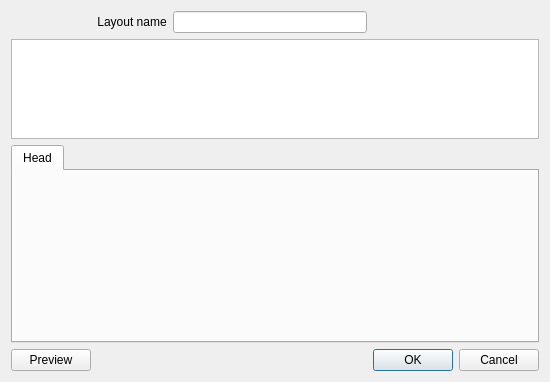
<ui version="4.0" >
 <class>PlaylistLayoutEditDialog</class>
 <widget class="QDialog" name="PlaylistLayoutEditDialog" >
  <property name="geometry" >
   <rect>
    <x>0</x>
    <y>0</y>
    <width>550</width>
    <height>382</height>
   </rect>
  </property>
  <property name="windowTitle" >
   <string>Dialog</string>
  </property>
  <layout class="QGridLayout" name="gridLayout" >
   <item row="0" column="0" >
    <spacer name="horizontalSpacer_2" >
     <property name="orientation" >
      <enum>Qt::Horizontal</enum>
     </property>
     <property name="sizeHint" stdset="0" >
      <size>
       <width>98</width>
       <height>20</height>
      </size>
     </property>
    </spacer>
   </item>
   <item row="0" column="1" >
    <widget class="QLabel" name="label" >
     <property name="layoutDirection" >
      <enum>Qt::RightToLeft</enum>
     </property>
     <property name="text" >
      <string>Layout name</string>
     </property>
     <property name="alignment" >
      <set>Qt::AlignCenter</set>
     </property>
    </widget>
   </item>
   <item row="0" column="2" >
    <widget class="QLineEdit" name="nameEdit" />
   </item>
   <item row="0" column="3" >
    <spacer name="horizontalSpacer_3" >
     <property name="orientation" >
      <enum>Qt::Horizontal</enum>
     </property>
     <property name="sizeHint" stdset="0" >
      <size>
       <width>122</width>
       <height>20</height>
      </size>
     </property>
    </spacer>
   </item>
   <item row="1" column="0" colspan="4" >
    <widget class="TokenListWidget" name="tokenPool" >
     <property name="sizePolicy" >
      <sizepolicy vsizetype="Preferred" hsizetype="MinimumExpanding" >
       <horstretch>0</horstretch>
       <verstretch>0</verstretch>
      </sizepolicy>
     </property>
     <property name="minimumSize" >
      <size>
       <width>0</width>
       <height>0</height>
      </size>
     </property>
     <property name="maximumSize" >
      <size>
       <width>16777215</width>
       <height>100</height>
      </size>
     </property>
     <property name="tabKeyNavigation" >
      <bool>true</bool>
     </property>
     <property name="selectionMode" >
      <enum>QAbstractItemView::SingleSelection</enum>
     </property>
     <property name="iconSize" >
      <size>
       <width>48</width>
       <height>48</height>
      </size>
     </property>
     <property name="textElideMode" >
      <enum>Qt::ElideNone</enum>
     </property>
     <property name="movement" >
      <enum>QListView::Static</enum>
     </property>
     <property name="isWrapping" stdset="0" >
      <bool>false</bool>
     </property>
     <property name="layoutMode" >
      <enum>QListView::Batched</enum>
     </property>
     <property name="gridSize" >
      <size>
       <width>72</width>
       <height>64</height>
      </size>
     </property>
     <property name="viewMode" >
      <enum>QListView::IconMode</enum>
     </property>
     <property name="modelColumn" >
      <number>0</number>
     </property>
     <property name="uniformItemSizes" >
      <bool>false</bool>
     </property>
     <property name="wordWrap" >
      <bool>true</bool>
     </property>
     <property name="mimeType" stdset="0">
      <string>application/x-amarok-tag-token</string>
     </property>
    </widget>
   </item>
   <item row="2" column="0" colspan="4" >
    <widget class="QTabWidget" name="elementTabs" >
     <property name="currentIndex" >
      <number>0</number>
     </property>
     <widget class="QWidget" name="tab" >
      <attribute name="title" >
       <string>Head</string>
      </attribute>
     </widget>
    </widget>
   </item>
   <item row="3" column="0" >
    <widget class="QPushButton" name="previewButton" >
     <property name="text" >
      <string>Preview</string>
     </property>
    </widget>
   </item>
   <item row="3" column="1" colspan="2" >
    <spacer name="horizontalSpacer" >
     <property name="orientation" >
      <enum>Qt::Horizontal</enum>
     </property>
     <property name="sizeHint" stdset="0" >
      <size>
       <width>308</width>
       <height>20</height>
      </size>
     </property>
    </spacer>
   </item>
   <item row="3" column="3" >
    <widget class="QDialogButtonBox" name="buttonBox" >
     <property name="orientation" >
      <enum>Qt::Horizontal</enum>
     </property>
     <property name="standardButtons" >
      <set>QDialogButtonBox::Cancel|QDialogButtonBox::Ok</set>
     </property>
    </widget>
   </item>
  </layout>
 </widget>
 <customwidgets>
  <customwidget>
   <class>TokenListWidget</class>
   <extends>QListWidget</extends>
   <header location="global" >widgets/TokenListWidget.h</header>
  </customwidget>
 </customwidgets>
 <resources/>
 <connections>
  <connection>
   <sender>buttonBox</sender>
   <signal>accepted()</signal>
   <receiver>PlaylistLayoutEditDialog</receiver>
   <slot>accept()</slot>
   <hints>
    <hint type="sourcelabel" >
     <x>248</x>
     <y>254</y>
    </hint>
    <hint type="destinationlabel" >
     <x>157</x>
     <y>274</y>
    </hint>
   </hints>
  </connection>
  <connection>
   <sender>buttonBox</sender>
   <signal>rejected()</signal>
   <receiver>PlaylistLayoutEditDialog</receiver>
   <slot>reject()</slot>
   <hints>
    <hint type="sourcelabel" >
     <x>316</x>
     <y>260</y>
    </hint>
    <hint type="destinationlabel" >
     <x>286</x>
     <y>274</y>
    </hint>
   </hints>
  </connection>
 </connections>
</ui>
